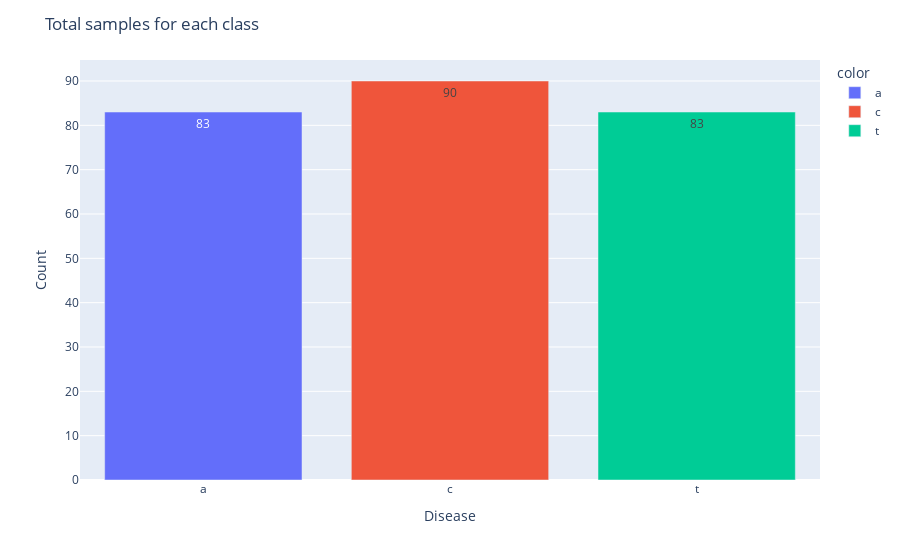

Notebook source saved alongside this figure:
### Markdown cell above
3. Visualizamos los datos

### Code cell
import random
# Visualizamos el grafico con los tipos de enfermedades cerebrales
# Assuming you have defined these variables somewhere in your code
unique_classes = ['a', 'c', 't']
images_count = [83, 90, 83]
fig = px.bar(x=unique_classes, y=images_count, color=unique_classes)
fig.update_layout(xaxis_title='Disease', yaxis_title='Count', title="Total samples for each class")
fig.update_traces(texttemplate='%{y}', textposition='inside')
fig.show()

# Visualizamos las enfermedades en formato gris
paths= ["Aneurysm","Cancer","Tumor"]
fig, axes = plt.subplots(1, num_classes, figsize=(15, 15))


for i, ax in enumerate(axes.flat):
    # Taking sample pictures from class i
    images_class_i = X_train[y_train == i]
    # Showing 5 sample images from class i
    for j in range(5):
        ax.imshow(images_class_i[j].astype('uint8'))
        ax.set_title(paths[i])
plt.show()

class_folder_names = ['aneurysm','cancer','tumor']
# Visualizamos las enfermedades en formato medico
for class_id, cls in enumerate(class_folder_names):
    class_path = os.path.join(base_dir, cls)

    # Comprobamos si es un directorio
    if os.path.isdir(class_path):
        image_files = [file for file in os.listdir(class_path) if file.endswith('.jpg')]

        if not image_files:
            print(f"Skipping...")
            continue
        images_to_display=90
        num_images_to_display = min(images_to_display, len(image_files))
        selected_images = random.sample(image_files, num_images_to_display)

        plt.figure(figsize=(15, 5))
        plt.suptitle(cls)

        for i, img_name in enumerate(selected_images):
            img_path = os.path.join(class_path, img_name)
            img = cv2.imread(img_path)
            img = cv2.cvtColor(img, cv2.COLOR_BGR2GRAY)  # Convert to RGB color space

            plt.subplot(1, num_images_to_display, i + 1)
            plt.imshow(img)
            plt.axis('off')

        plt.show()

### Figure 1 — Plotly figure (JSON) as saved in the notebook; plotly's stock layout.template omitted (floating-point values rounded to 4 significant figures)
{"data": [{"alignmentgroup": "True", "hovertemplate": "color=a<br>x=%{x}<br>y=%{y}<extra></extra>", "legendgroup": "a", "marker": {"color": "#636efa", "pattern": {"shape": ""}}, "name": "a", "offsetgroup": "a", "orientation": "v", "showlegend": true, "textposition": "inside", "texttemplate": "%{y}", "type": "bar", "x": ["a"], "xaxis": "x", "y": [83], "yaxis": "y"}, {"alignmentgroup": "True", "hovertemplate": "color=c<br>x=%{x}<br>y=%{y}<extra></extra>", "legendgroup": "c", "marker": {"color": "#EF553B", "pattern": {"shape": ""}}, "name": "c", "offsetgroup": "c", "orientation": "v", "showlegend": true, "textposition": "inside", "texttemplate": "%{y}", "type": "bar", "x": ["c"], "xaxis": "x", "y": [90], "yaxis": "y"}, {"alignmentgroup": "True", "hovertemplate": "color=t<br>x=%{x}<br>y=%{y}<extra></extra>", "legendgroup": "t", "marker": {"color": "#00cc96", "pattern": {"shape": ""}}, "name": "t", "offsetgroup": "t", "orientation": "v", "showlegend": true, "textposition": "inside", "texttemplate": "%{y}", "type": "bar", "x": ["t"], "xaxis": "x", "y": [83], "yaxis": "y"}], "layout": {"barmode": "relative", "legend": {"title": {"text": "color"}, "tracegroupgap": 0}, "margin": {"t": 60}, "title": {"text": "Total samples for each class"}, "xaxis": {"anchor": "y", "domain": [0, 1], "title": {"text": "Disease"}}, "yaxis": {"anchor": "x", "domain": [0, 1], "title": {"text": "Count"}}}}
